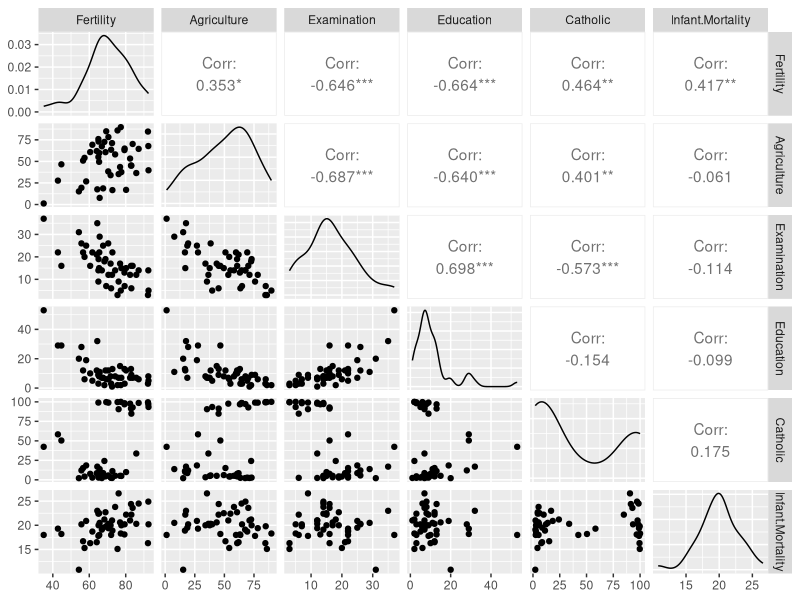
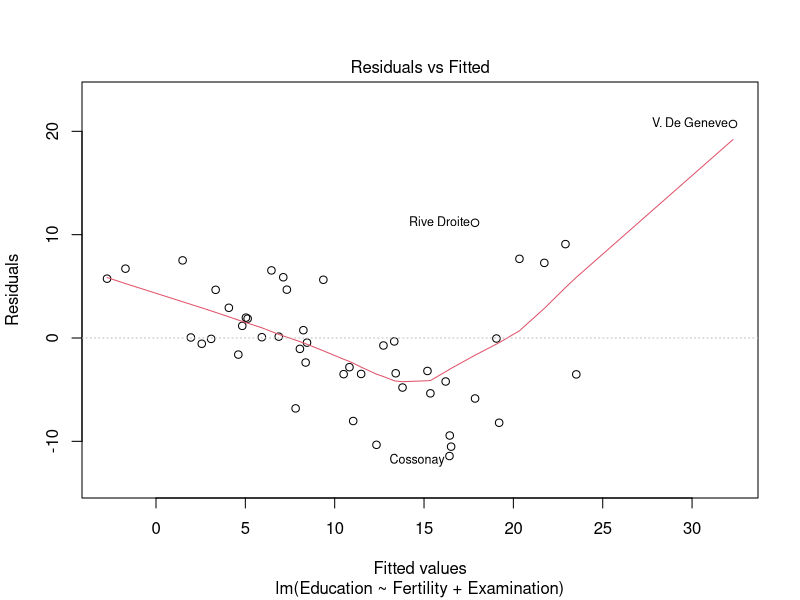
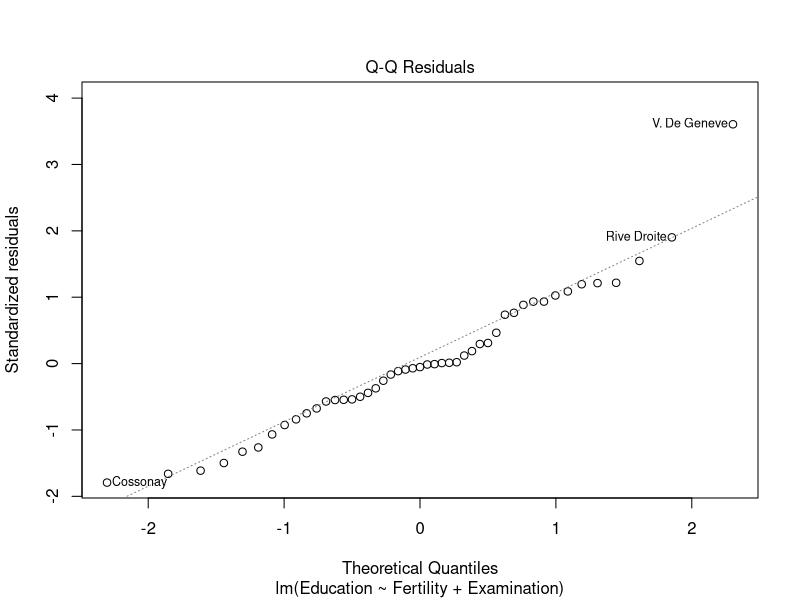
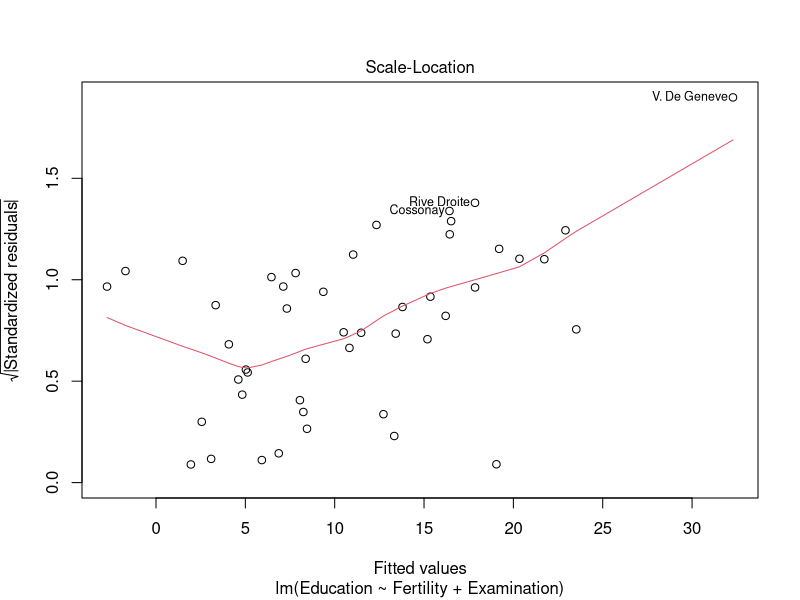
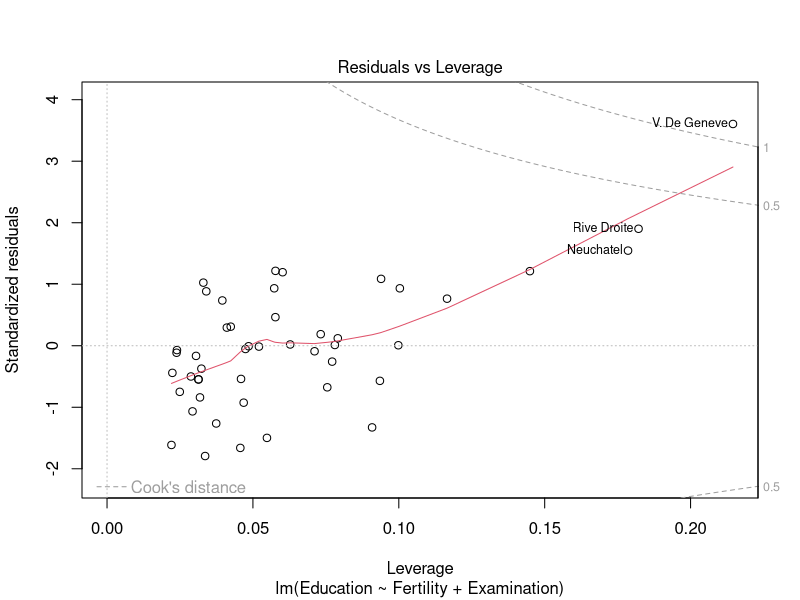
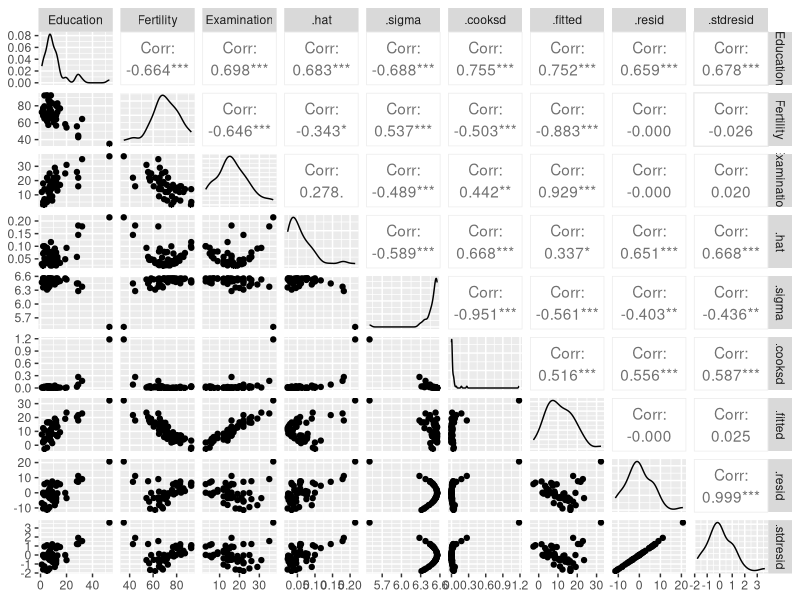

Generate these figures, in order, with R:
library("lmtest")
library("GGally")

data = swiss
help(swiss)

data
summary(data)
ggpairs(data)

mean(swiss$Fertility)
var(swiss$Fertility)
sd(swiss$Fertility)

mean(swiss$Examination)
var(swiss$Examination)
sd(swiss$Examination)

model <- lm(Examination~Fertility, data = swiss)
summary(model)

model1 <- lm(Education~Fertility + Examination, data = swiss)
summary(model1)


plot(model1)
ggpairs(model1)


summary(model1)$r.squared


summary(model1)$coefficients


